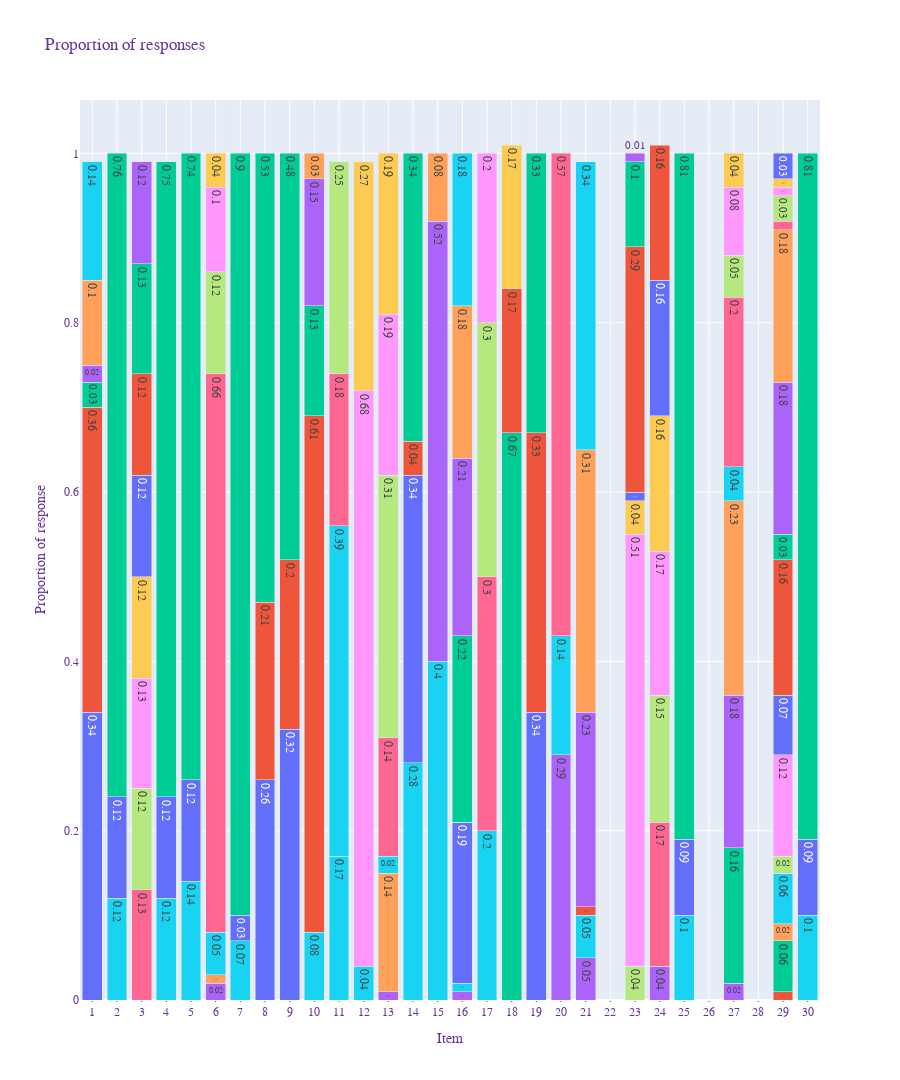

Source (notebook cell):
### Markdown cell above
These are all responses across all survey items for HR and GR variables.

### Code cell
fig = px.bar(xf, x="Group", color="Option",
             y='Count',
             title="A Grouped Bar Chart With Plotly Express in Python",
             barmode='group',
             height=1080,
             text_auto=True
            )
fig.update_layout(
    title="Proportion of responses",
    xaxis_title="Item",
    yaxis_title="Proportion of response",
    legend_title="Options",
    font=dict(
        family="Courier New, monospace",
        size=12,
        color="RebeccaPurple"
    ),
barmode="stack",
)

fig.update_traces(showlegend=False)
fig.update_traces(marker_showscale=False)

fig.update_xaxes(
    showgrid=True,
    ticks="outside",
    tickson="boundaries",
    ticklen=1,
    tickmode='linear'
)

fig.show()
